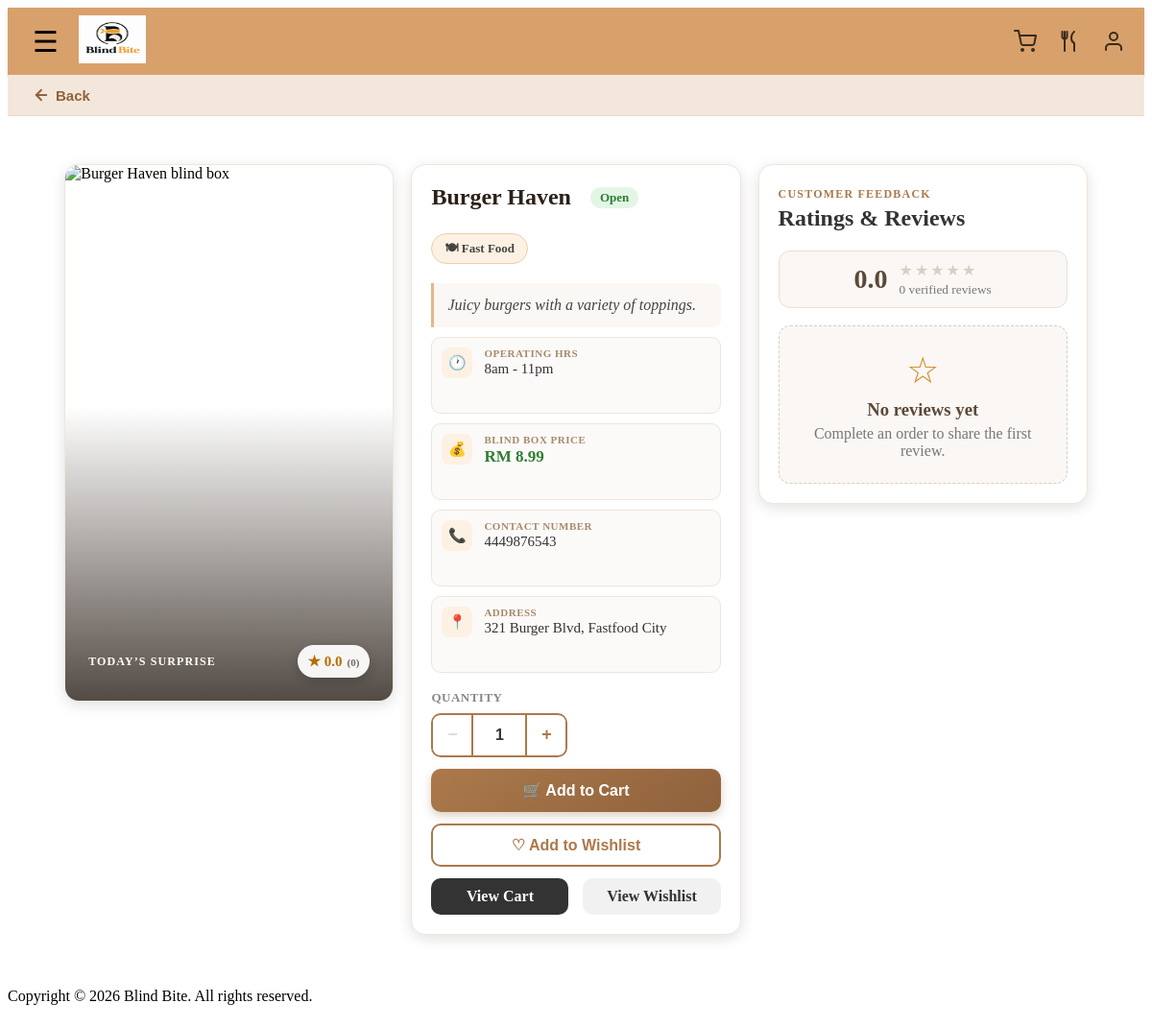
/pages/details.php?restaurant=Burger+Haven, run on the app's committed database.
### tables this page shows
CREATE TABLE restaurants (
    restaurant_name VARCHAR(100) PRIMARY KEY,
    restaurant_address VARCHAR(100) NOT NULL UNIQUE,
    restaurant_opening_hours TIME NOT NULL,
    restaurant_closing_hours TIME NOT NULL,
    restaurant_phone_number VARCHAR(20) NOT NULL UNIQUE,
    blind_box_price DECIMAL(10,2) NOT NULL,
    blind_box_description TEXT NOT NULL,
    blind_box_image VARCHAR(255) DEFAULT NULL,
    blind_box_food_category TEXT NOT NULL
);

### includes/restaurant_image.php (called while the page is built, shortened)
<?php
function restaurant_image_url(?string $filename): string
{
    $default_url = BASE_URL . '/images/BBbox.png';
    if (!$filename || basename($filename) !== $filename) {
        return $default_url;
    }
    return BASE_URL . '/images/restaurants/' . rawurlencode($filename);
}
?>

### pages/details.php (the view, shortened to what this page needs)
<?php
include '../config/db_connect.php';
require_once '../includes/restaurant_image.php';
$restaurant_name = isset($_GET['restaurant'])
    ? $_GET['restaurant']
    : '';
$sql = "
    SELECT *
    FROM restaurants
    WHERE restaurant_name = ?
";
$stmt = $conn->prepare($sql);
$stmt->bind_param(
    "s",
    $restaurant_name
);
$stmt->execute();
$result = $stmt->get_result();
if ($result->num_rows === 1) {
    $restaurant = $result->fetch_assoc();
} else {
    $restaurant = null;
}
$reviews = [];
$average_rating = 0.0;
    ?>
    <?php
include '../includes/header.php';
include '../includes/navigation.php';
?>
<link rel="stylesheet" href="../css/status.css">
<link rel="stylesheet" href="../css/details.css">
<main class="details-page">
    <div class="details-overview-grid">
        <?php if ($restaurant) : ?>
            <div class="details-image-wrap">
                <img
                    src="<?php echo htmlspecialchars(restaurant_image_url($restaurant['blind_box_image'] ?? null)); ?>"
                    width="200"
                    height="150"
                    alt="<?php echo htmlspecialchars($restaurant['restaurant_name']); ?> blind box"
                >
                <div class="details-image-overlay">
                    <span class="details-surprise-label">Today’s surprise</span>
                    <span class="details-rating-chip">
                        ★ <?php echo number_format($average_rating, 1); ?>
                        <small>(<?php echo count($reviews); ?>)</small>
                    </span>
                </div>
            </div>
            <div class="details-info">
                <h1>
                    <span class="details-title">
                        <?php
                        echo htmlspecialchars(
                            $restaurant['restaurant_name']
                        );
                        ?>
                    </span>
                    <span
                        id="restaurantStatusBadge"
                        class="status-badge"
                        data-opening="<?php echo htmlspecialchars($restaurant['restaurant_opening_hours']); ?>"
                        data-closing="<?php echo htmlspecialchars($restaurant['restaurant_closing_hours']); ?>"
                    ><span class="status-dot"></span>Checking...</span>
                </h1>
                <p class="details-category-badge">
                    🍽
                    <?php
                    echo htmlspecialchars(
                        $restaurant['blind_box_food_category']
                    );
                    ?>
                </p>
                <p class="details-description">
                    <?php
                    echo htmlspecialchars(
                        $restaurant[
                            'blind_box_description'
                        ]
                    );
                    ?>
                </p>
                <div class="details-meta">
                    <div class="meta-row">
                        <span class="meta-icon">🕐</span>
                        <div class="meta-text">
                            <span class="meta-label">Operating Hrs</span>
                            <span class="meta-value">
                                <?php
                                echo htmlspecialchars(
                                    strtolower(date('ga', strtotime($restaurant['restaurant_opening_hours'])))
                                    . ' - ' .
                                    strtolower(date('ga', strtotime($restaurant['restaurant_closing_hours'])))
                                );
                                ?>
                            </span>
                        </div>
                    </div>
                    <div class="meta-row">
                        <span class="meta-icon">💰</span>
                        <div class="meta-text">
                            <span class="meta-label">Blind Box Price</span>
                            <span class="meta-value meta-price">
                                RM
                                <?php
                                echo number_format(
                                    $restaurant['blind_box_price'],
                                    2
                                );
                                ?>
                            </span>
                        </div>
                    </div>
                    <div class="meta-row">
                        <span class="meta-icon">📞</span>
                        <div class="meta-text">
                            <span class="meta-label">Contact Number</span>
                            <span class="meta-value">
                                <?php
                                echo htmlspecialchars(
                                    $restaurant['restaurant_phone_number']
                                );
                                ?>
                            </span>
                        </div>
                    </div>
                    <div class="meta-row">
                        <span class="meta-icon">📍</span>
                        <div class="meta-text">
                            <span class="meta-label">Address</span>
                            <span class="meta-value">
                                <?php
                                echo htmlspecialchars(
                                    $restaurant['restaurant_address']
                                );
                                ?>
                            </span>
                        </div>
                    </div>
                </div>
                <div class="action-buttons">
                    <form method="POST" id="addToCartForm">
                        <div class="quantity-selector">
                            <span class="quantity-label">Quantity</span>
                            <div class="quantity-controls">
                                <button
                                    type="button"
                                    class="qty-btn qty-minus"
                                    aria-label="Decrease quantity"
                                >
                                    −
                                </button>
                                <input
                                    type="number"
                                    name="quantity"
                                    id="quantityInput"
                                    class="qty-input"
                                    value="1"
                                    min="1"
                                    readonly
                                >
                                <button
                                    type="button"
                                    class="qty-btn qty-plus"
                                    aria-label="Increase quantity"
                                >
                                    +
                                </button>
                            </div>
                        </div>
                        <button
                            type="submit"
                            name="add_to_cart"
                            class="add-cart-btn"
                        >
                            🛒 Add to Cart
                        </button>
                    </form>
                    <form method="POST">
                        <button
                            type="submit"
                            name="add_to_wishlist"
                            class="wishlist-btn"
                        >
                            ♡ Add to Wishlist
                        </button>
                    </form>
                </div>
                <div class="view-buttons">
                    <a
                        href="cart.php"
                        class="view-cart-btn"
                    >
                        View Cart
                    </a>
                    <a
                        href="wishlist.php"
                        class="view-wishlist-btn"
                    >
                        View Wishlist
                    </a>
                </div>
            </div>
        <?php else : ?>
            <h1>
                Restaurant not found
            </h1>
        <?php endif; ?>
    <?php if ($restaurant) : ?>
        <section class="restaurant-reviews">
            <div class="reviews-heading">
                <div>
                    <span class="reviews-eyebrow">Customer feedback</span>
                    <h2>Ratings &amp; Reviews</h2>
                </div>
                <div class="rating-summary">
                    <strong><?php echo number_format($average_rating, 1); ?></strong>
                    <div>
                        <span class="summary-stars" aria-hidden="true">
                            <?php for ($star = 1; $star <= 5; $star++) : ?>
                                <span class="<?php echo $star <= round($average_rating) ? 'is-filled' : ''; ?>">★</span>
                            <?php endfor; ?>
                        </span>
                        <small>
                            <?php echo count($reviews); ?>
                            <?php echo count($reviews) === 1 ? 'verified review' : 'verified reviews'; ?>
                        </small>
                    </div>
                </div>
            </div>
            <?php if (empty($reviews)) : ?>
                <div class="no-reviews">
                    <span aria-hidden="true">☆</span>
                    <h3>No reviews yet</h3>
                    <p>Complete an order to share the first review.</p>
                </div>
            <?php endif; ?>
        </section>
    <?php endif; ?>
    </div>
</main>
<?php
include '../includes/footer.php';
?>

### css/status.css (style rules this page uses)
.status-badge { display:inline-block; margin-left:10px; padding:3px 10px; border-radius:12px; font-size:13px; font-weight:bold; vertical-align:middle; background:#eee; color:#666; }
.status-open { background:#e3f6e5; color:#2e7d32; }

### data on the page
restaurants: restaurant_name "Burger Haven", blind_box_food_category "Fast Food", blind_box_description "Juicy burgers with a variety of toppings.", restaurant_opening_hours+restaurant_closing_hours "8am - 11pm", blind_box_price "8.99", restaurant_phone_number "4449876543", restaurant_address "321 Burger Blvd, Fastfood City"

### other printed values
$average_rating "0.0"
count($reviews) "0"
